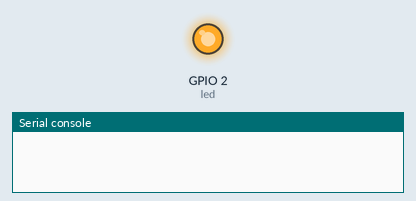
Bench run of a program on a simulated ESP32 board running MicroPython. Shown: output pins drawn as LEDs (lit = HIGH), the last lines printed to the serial console. Deep sleep restarts the program when it ends.

Above: at 0.5 s.
At 9.1 s:
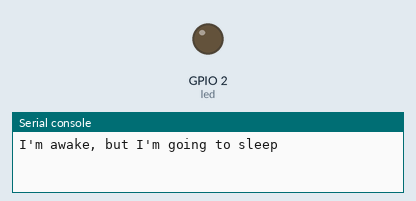
Timing chart, 0 to 22.5 s (numbered marks = the images above):
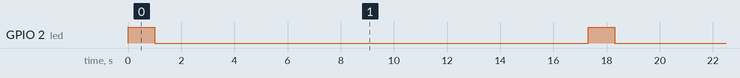

The program:

Deepsleep_test.py
```python
from machine import deepsleep, Pin
from time import sleep

led=Pin(2,Pin.OUT)

# Blink LED
led.value(1)
sleep(1)
led.value(0)
sleep(1)

# Wait 5 seconds so that you can catch the ESP awake to establish a serial communication later
# You should remove this sleep line in your final script
sleep(5)

print("I'm awake, but I'm going to sleep")

# Sleep for 10 seconds (10000 milliseconds)
deepsleep(10000)
```

Measured:
- by itself, GPIO 2 (led): alternates HIGH for 1.0 s and LOW for 16.3 s
